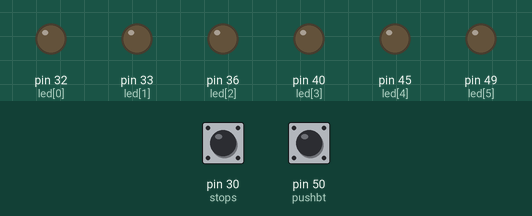
This sketch was run on a simulated Arduino Mega 2560, built with avr-gcc and run on an emulated ATmega2560. Shown: output pins drawn as LEDs (lit = HIGH). Inputs (shaded band) come from the test bench; at power-on: pin 50 (pushbt) LOW, pin 30 (stops) LOW. Random numbers use the default seed unless the sketch sets one.

Above: at 1.2 s.
1.3 s: pin 50 (pushbt) pulled HIGH for 0.15 s
At 3.9 s:
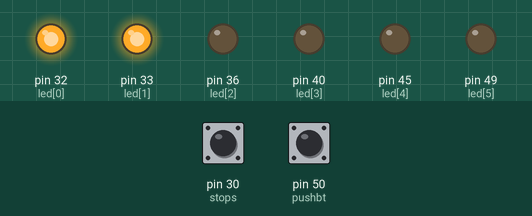
4.3 s: pin 50 (pushbt) pulled HIGH for 1 s
At 6.1 s:
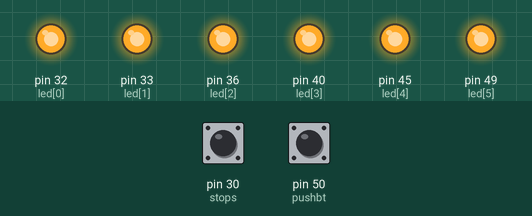
7.3 s: pin 50 (pushbt) pulled HIGH for 0.15 s
At 9.4 s:
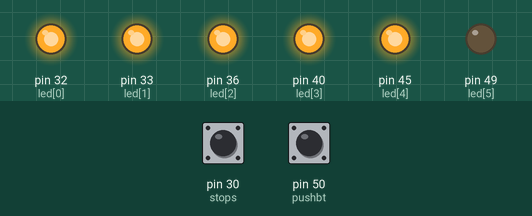
9.8 s: pin 50 (pushbt) pulled HIGH for 3.2 s
At 14.3 s:
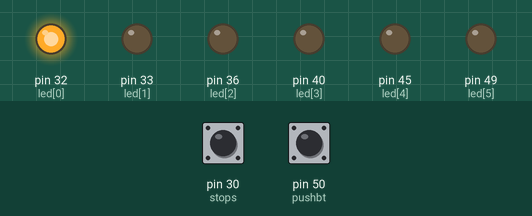
14.5 s: pin 30 (stops) pulled HIGH for 0.15 s
At 15.0 s:
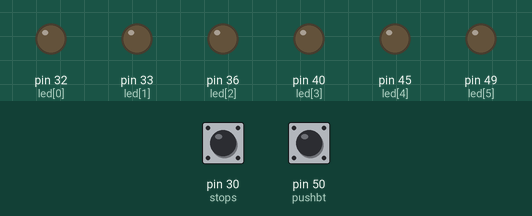
16.1 s: pin 50 (pushbt) pulsed HIGH 5 times (0.12 s each, 0.3 s apart)
At 19.0 s:
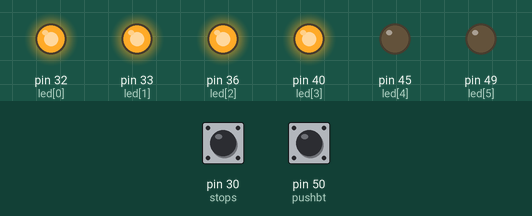
Timing chart, 0 to 20.5 s (numbered marks = the images above; inputs shaded):
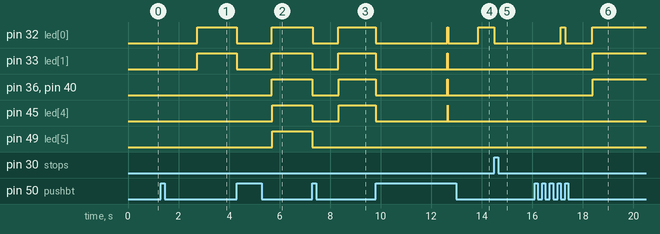

The sketch:

example3.ino
```cpp
int led[]={32,33,36,40,45,49};
int pushbt=50;
int stops=30;
void setup() {
for (int i = 0; i < 6; i++)
{
  Serial.begin(9600);
pinMode(led[i], OUTPUT);
digitalWrite(led[i],LOW);
}
pinMode(pushbt,INPUT);
pinMode(stops,INPUT);

}

void loop() {
   if(digitalRead(stops)){
  for(int i=0;i<6;i++){
    digitalWrite(led[i],LOW);
  }
  }
 if(digitalRead(pushbt)){
  for(int i=0;i<6;i++){
    digitalWrite(led[i],LOW);
  }
  randoms();
}

}

void randoms(){
  int a=random(0,6);
  int lengths=random(15,25);
  shows(lengths);
  displays(a);
}

void shows(int lengths){
  for(int i=0;i<lengths;i++){
    for(int j=0;j<6;j++){
    digitalWrite(led[j],HIGH);
    delay(5);
    digitalWrite(led[j],LOW);
    delay(5);
  }
  }

}

void displays(int a){
  switch(a){
    case 0:
    for(int i=0;i<1;i++){
    digitalWrite(led[i],HIGH);
    delay(5);}
    break;
    case 1:for(int i=0;i<2;i++){
    digitalWrite(led[i],HIGH);
    delay(5);}
    break;
    case 2:for(int i=0;i<3;i++){
    digitalWrite(led[i],HIGH);
    delay(5);}
    break;
    case 3:for(int i=0;i<4;i++){
    digitalWrite(led[i],HIGH);
    delay(5);}
    break;
    case 4:for(int i=0;i<5;i++){
    digitalWrite(led[i],HIGH);
    delay(5);}
    break;
    case 5:for(int i=0;i<6;i++){
    digitalWrite(led[i],HIGH);
    delay(5);}
    break;
  }  }
```

Measured:
- after the input at 1.3 s, pin 32 (led[0]), pin 33 (led[1]): LOW → HIGH after 1.4 s
- after the input at 4.3 s, pin 32 (led[0]), pin 33 (led[1]): HIGH → LOW at once, → HIGH 1.4 s later; pin 36 (led[2]), pin 40 (led[3]), pin 45 (led[4]), pin 49 (led[5]): LOW → HIGH after 1.4 s
- after the input at 7.3 s, pin 32 (led[0]), pin 33 (led[1]), pin 36 (led[2]), pin 40 (led[3]), pin 45 (led[4]): HIGH → LOW at once, → HIGH 1.0 s later; pin 49 (led[5]): HIGH → LOW at once
- after the input at 9.8 s, pin 32 (led[0]): HIGH → LOW at once, → HIGH 2.8 s later, → LOW 0.04 s later, → HIGH 1.2 s later; pin 33 (led[1]): HIGH → LOW at once, → HIGH 2.8 s later, → LOW 0.03 s later
- after the input at 14.5 s, pin 32 (led[0]): HIGH → LOW at once
- after the input at 16.1 s, pin 32 (led[0]): LOW → HIGH after 1.0 s, → LOW 0.18 s later, → HIGH 1.1 s later; pin 33 (led[1]), pin 36 (led[2]), pin 40 (led[3]): LOW → HIGH after 2.3 s
